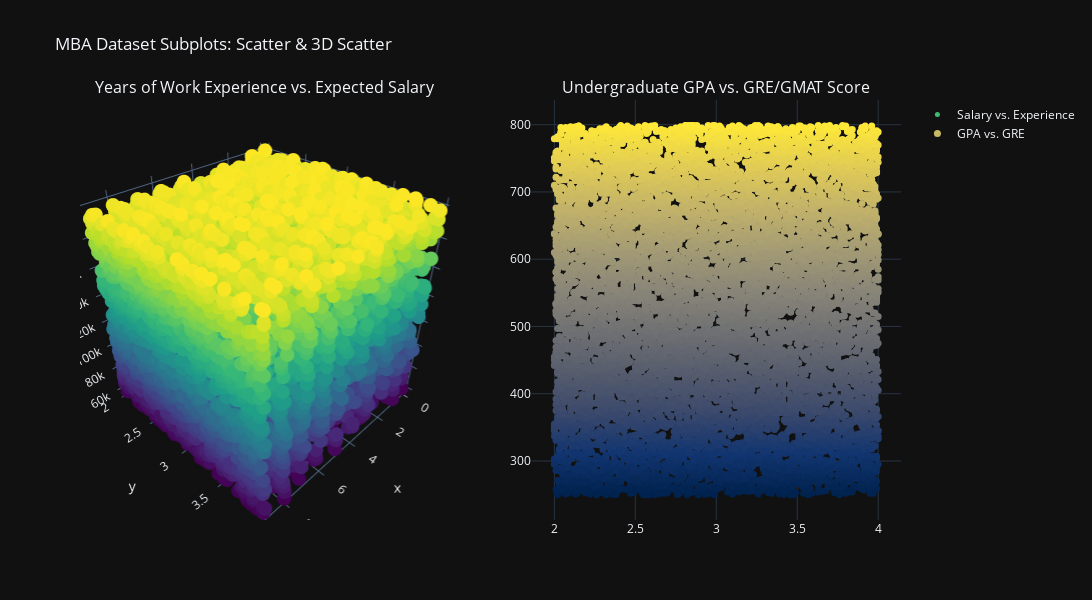

Here is the notebook cell this chart was saved with:
### Code cell
# Create subplots
fig = make_subplots(
    rows=1, cols=2,  # 1 row and 2 columns
    subplot_titles=("Years of Work Experience vs. Expected Salary", "Undergraduate GPA vs. GRE/GMAT Score"),
    specs=[[{"type": "scatter3d"}, {"type": "scatter"}]]  # Specify plot types
)

# Subplot 1: 3D scatter for Work Experience vs. Expected Salary
fig.add_trace(
    go.Scatter3d(
        x=df["Years of Work Experience"],
        y=df["Undergraduate GPA"],
        z=df["Expected Post-MBA Salary"],
        mode="markers",
        marker=dict(size=5, color=df["Expected Post-MBA Salary"], colorscale="Viridis"),
        name="Salary vs. Experience"
    ),
    row=1, col=1
)

# Subplot 2: 2D scatter for GPA vs. GRE/GMAT Score
fig.add_trace(
    go.Scatter(
        x=df["Undergraduate GPA"],
        y=df["GRE/GMAT Score"],
        mode="markers",
        marker=dict(size=7, color=df["GRE/GMAT Score"], colorscale="Cividis"),
        name="GPA vs. GRE"
    ),
    row=1, col=2
)

# Update layout
fig.update_layout(
    height=600,
    width=1200,
    title="MBA Dataset Subplots: Scatter & 3D Scatter",
    template="plotly_dark"
)

# Show the plot
fig.show()

### Figure 1 — Plotly figure (JSON) as saved in the notebook; plotly's stock layout.template omitted (floating-point values rounded to 4 significant figures; data arrays with more than 128 entries replaced by an {"elided": "..."} marker saying what was removed)
{"data": [{"marker": {"color": {"elided": "10000 int values"}, "colorscale": [[0, "#440154"], [0.1111, "#482878"], [0.2222, "#3e4989"], [0.3333, "#31688e"], [0.4444, "#26828e"], [0.5556, "#1f9e89"], [0.6667, "#35b779"], [0.7778, "#6ece58"], [0.8889, "#b5de2b"], [1, "#fde725"]], "size": 5}, "mode": "markers", "name": "Salary vs. Experience", "scene": "scene", "type": "scatter3d", "x": {"elided": "10000 int values"}, "y": {"elided": "10000 float values"}, "z": {"elided": "10000 int values"}}, {"marker": {"color": {"elided": "10000 int values"}, "colorscale": [[0, "#00224e"], [0.1111, "#123570"], [0.2222, "#3b496c"], [0.3333, "#575d6d"], [0.4444, "#707173"], [0.5556, "#8a8678"], [0.6667, "#a59c74"], [0.7778, "#c3b369"], [0.8889, "#e1cc55"], [1, "#fee838"]], "size": 7}, "mode": "markers", "name": "GPA vs. GRE", "type": "scatter", "x": {"elided": "10000 float values"}, "xaxis": "x", "y": {"elided": "10000 int values"}, "yaxis": "y"}], "layout": {"annotations": [{"font": {"size": 16}, "showarrow": false, "text": "Years of Work Experience vs. Expected Salary", "x": 0.225, "xanchor": "center", "xref": "paper", "y": 1, "yanchor": "bottom", "yref": "paper"}, {"font": {"size": 16}, "showarrow": false, "text": "Undergraduate GPA vs. GRE/GMAT Score", "x": 0.775, "xanchor": "center", "xref": "paper", "y": 1, "yanchor": "bottom", "yref": "paper"}], "height": 600, "scene": {"domain": {"x": [0, 0.45], "y": [0, 1]}}, "title": {"text": "MBA Dataset Subplots: Scatter & 3D Scatter"}, "width": 1200, "xaxis": {"anchor": "y", "domain": [0.55, 1]}, "yaxis": {"anchor": "x", "domain": [0, 1]}}}
